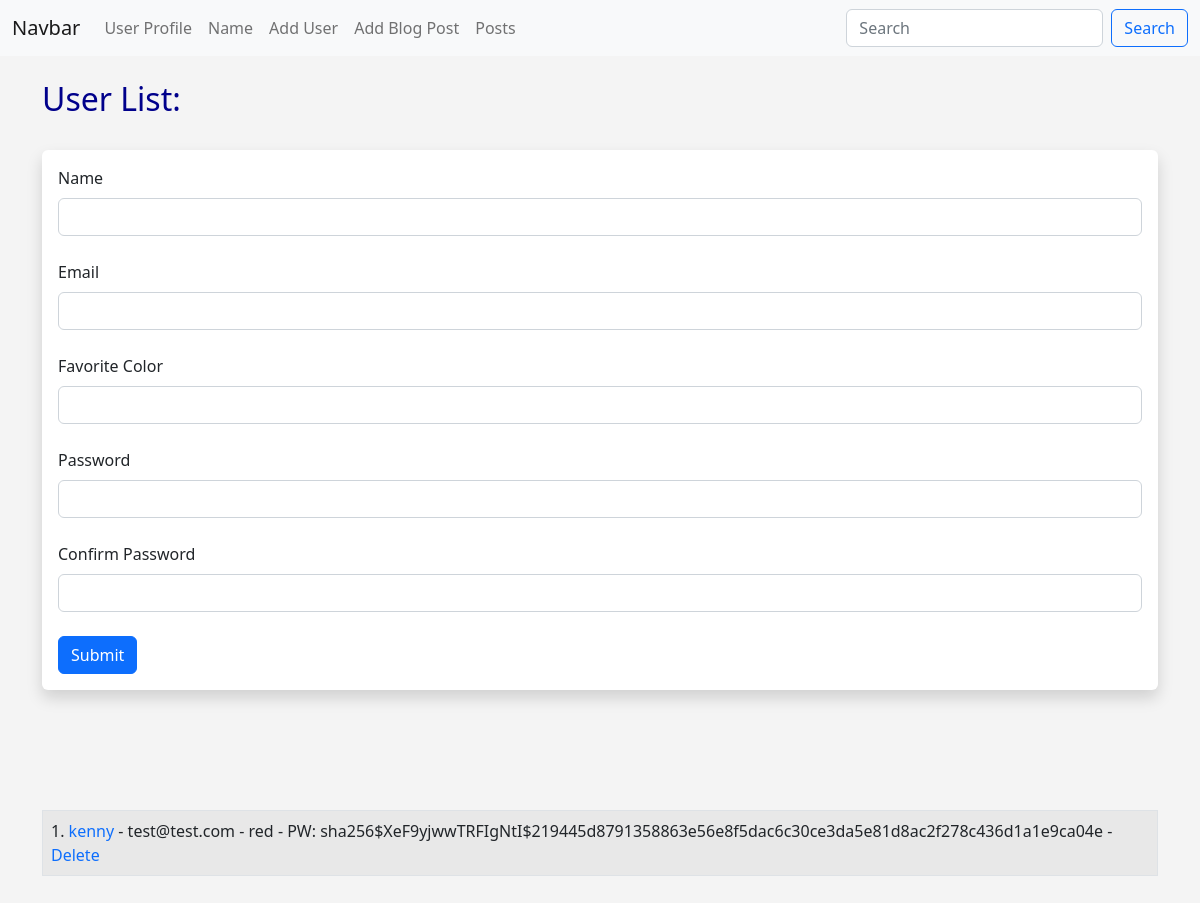
The page /user/add on the database as committed earlier.
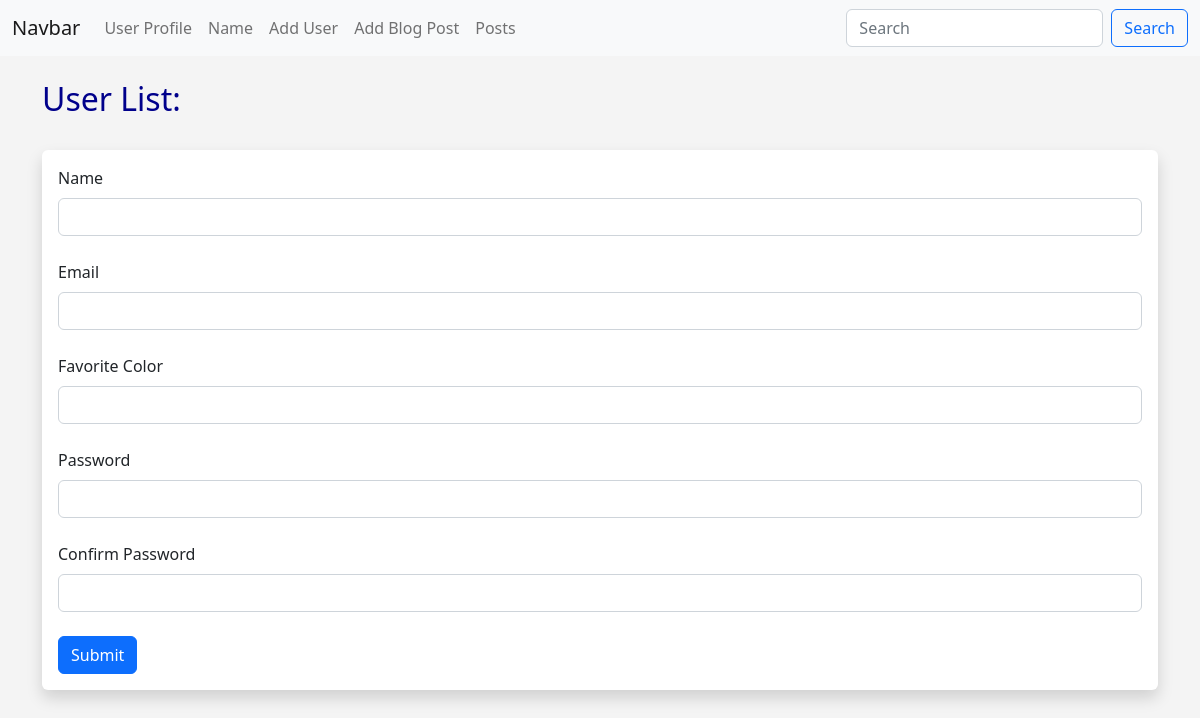
The same page on the database as committed later.
### app.py (models this page shows, shortened)
class User(db.Model):
    id = db.Column(db.Integer, primary_key=True)
    name = db.Column(db.String(50), nullable=False)
    email = db.Column(db.String(200), nullable=False, unique=True)
    favorite_color = db.Column(db.String(50))
    date_added = db.Column(db.DateTime, nullable=False,
                           default=datetime.utcnow)
    password_hash = db.Column(db.String(120))
    @ property
    def password(self):
        raise AttributeError('Password is not a readable attribute')

### app.py (the view, shortened to what this page needs)
@ app.route('/user/add', methods=['GET', 'POST'])
def add_user():
    name = None
    form = UserForm()
    our_users = User.query.order_by(User.date_added)
    return render_template('add_user.html', form=form, name=name, our_users=our_users)

### app.py
class UserForm(FlaskForm):
    name = StringField('Name', validators=[DataRequired()])
    email = StringField('Email', validators=[DataRequired()])
    favorite_color = StringField('Favorite Color')
    password_hash = PasswordField('Password', validators=[DataRequired(), EqualTo(
        'password_hash2', message='Passwords must match')])
    password_hash2 = PasswordField(
        'Confirm Password', validators=[DataRequired()])
    submit = SubmitField('Submit')

### templates/add_user.html (shortened to what this page needs)
{% extends 'base.html' %}
{% block content %}
    {% if name %}
        <h1>User Added</h1>
        <br><br><br>
    <table class="table table-hover table-bordered table-striped">
        {% for our_user in our_users %}
        <tr>
       <td>{{our_user.id}}. <a href="{{url_for('update_user', id=our_user.id)}}">{{our_user.name}}</a> - {{our_user.email}} - {{our_user.favorite_color}} - <a href="{{url_for('delete', id=our_user.id)}}">Delete</a></td>
        </tr>
        {% endfor %}
    </table>
        <br><br>
    {% else %}
        <h1>User List:</h1>
        <br>
        <div class="shadow p-3 mb-5 bg-body rounded">
            <form method='POST'>
                {{form.name.label(class="form-label")}}
                {{form.name(class="form-control")}}
                <br>
                {{form.email.label(class="form-label")}}
                {{form.email(class="form-control")}}
                <br>
                {{form.favorite_color.label(class="form-label")}}
                {{form.favorite_color(class="form-control")}}
                <br>
                {{form.password_hash.label(class="form-label")}}
                {{form.password_hash(class="form-control")}}
                <br>
                {{form.password_hash2.label(class="form-label")}}
                {{form.password_hash2(class="form-control")}}
                <br>
                {{form.submit(class="btn btn-primary")}}
            </form>
        </div>
<br><br><br>
<table class="table table-hover table-bordered table-striped">
    {% for our_user in our_users %}
    <tr>
   <td>{{our_user.id}}. <a href="{{url_for('update_user', id=our_user.id)}}">{{our_user.name}}</a> - {{our_user.email}} - {{our_user.favorite_color}} - PW: {{our_user.password_hash}} - <a href="{{url_for('delete', id=our_user.id)}}">Delete</a></td>
    </tr>
    {% endfor %}
</table>
    <br><br>
    {% endif %}
{% endblock %}

Rows that differ between the two databases and show on the page:
removed User: id "1", name "kenny", email "test@test.com", favorite_color "red", password_hash "sha256$XeF9yjwwTRFIgNtI$219445d8791358863e56e8f5dac6c30ce3da5e81d8ac2f278c436d1a1e9ca04e"
